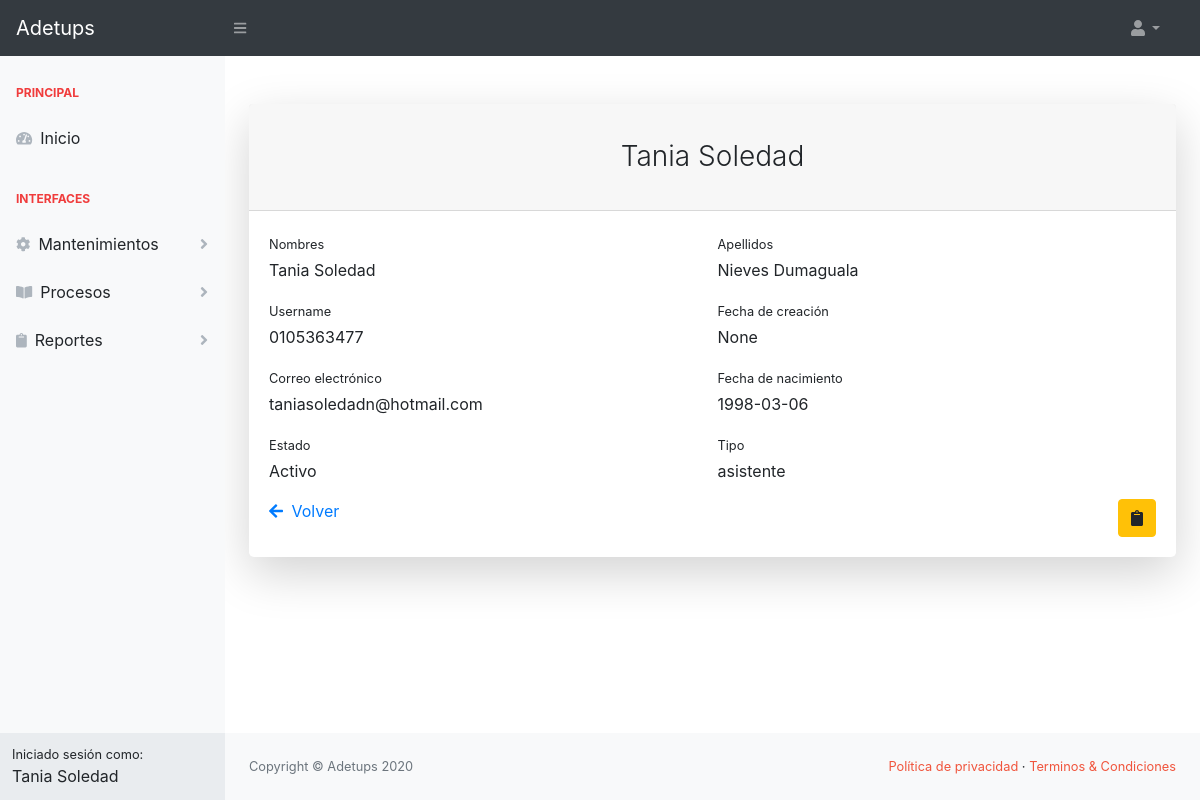
Page /sistema/usuariodetail/7/ (signed in) on the committed database.
### sistema/models.py (models this page shows, shortened)
class Usuario(AbstractBaseUser, PermissionsMixin):
    foto = models.ImageField(upload_to='img_perfil', null=True, blank=True, default='img_perfil/default-avatar.jpg')
    nombres = models.CharField(max_length=50, null=True, blank=True)
    date_joined = models.DateTimeField(default=timezone.now, null=True, blank=True)
    apellidos = models.CharField(max_length=50, null=True, blank=True)
    username = models.CharField(max_length=50, null=True, blank=True, unique=True)
    email = models.EmailField(unique=True, null=True, blank=True)
    fecha_nacimiento = models.DateField(null=True, blank=True)
    is_active = models.BooleanField(default=True, null=True, blank=True)
    is_staff = models.BooleanField(default=False, null=True, blank=True)
    tipo = models.CharField(max_length=20, null=True, blank=True)
    USERNAME_FIELD = 'username'
    objects = PersonalizadoBaseUserManager()

### sistema/views.py (the view)
# urls.py: path('usuariodetail/<int:pk>/', UsuarioDetailView.as_view(), name="usuariodetail"),
class UsuarioDetailView(LoginRequiredMixin, DetailView):
    model = Usuario
    template_name = 'sistema/usuario_detail.html'

### sistema/templates/sistema/usuario_detail.html (shortened to what this page needs)
{% extends 'sistema/index.html' %}
{% block content %}
    <div class="card shadow-lg border-0 rounded-lg mt-5">
        <div class="card-header"><h3 class="text-center font-weight-light my-4">{{ user.nombres|title }}</h3>
        </div>
        <div class="card-body">
            <form>
                <div class="form-row">
                    <div class="col-md-6">
                        <div class="form-group">
                            <label class="small mb-1" for="nombresId">Nombres</label>
                            <p id="nombresId">{{ user.nombres|title }}</p>
                        </div>
                    </div>
                    <div class="col-md-6">
                        <div class="form-group">
                            <label class="small mb-1" for="apellidosId">Apellidos</label>
                            <p id="apellidosId">{{ user.apellidos|title }}</p>
                        </div>
                    </div>
                </div>
                <div class="form-row">
                    <div class="col-md-6">
                        <div class="form-group">
                            <label class="small mb-1" for="usernameId">Username</label>
                            <p id="usernameId">{{ user.username }}</p>
                        </div>
                    </div>
                    <div class="col-md-6">
                        <div class="form-group">
                            <label class="small mb-1" for="date_joinedId">Fecha de creación</label>
                            <p id="date_joinedId">
                                {{ user.date_joined }}
                            </p>
                        </div>
                    </div>
                </div>
                <div class="form-row">
                    <div class="col-md-6">
                        <div class="form-group">
                            <label class="small mb-1" for="emailId">Correo electrónico</label>
                            <p id="emailId">
                                {{ user.email }}
                            </p>
                        </div>
                    </div>
                    <div class="col-md-6">
                        <div class="form-group">
                            <label class="small mb-1" for="fecha_nacimientoId">Fecha de nacimiento</label>
                            <p id="fecha_nacimientoId">{{ user.fecha_nacimiento }}</p>
                        </div>
                    </div>
                </div>
                <div class="form-row">
                    <div class="col-md-6">
                        <div class="form-group">
                            <label class="small mb-1" for="is_activeId">Estado</label>
                            <p id="is_activeId">
                                {% if user.is_active %}
                                    Activo
                                {% else %}
                                    Desactivado
                                {% endif %}
                            </p>
                        </div>
                    </div>
                    <div class="col-md-6">
                        <div class="form-group">
                            <label class="small mb-1" for="tipoId">Tipo</label>
                            <p id="tipoId">{{ user.tipo }}</p>
                        </div>
                    </div>
                </div>
                <div class="row">
                    <div class="col-6">
                        <a href="{% url 'sistema:home' %}">
                            Volver
                        </a>
                    </div>
                    <div class="col-6" align="right">
                        <a class="btn btn-warning" href="{% url 'sistema:home' %}"
                           aria-label="Edit">
                            <i class="fa fa-clipboard" aria-hidden="true"></i>
                        </a>
                    </div>
                </div>
            </form>
        </div>
    </div>
{% endblock %}

### sistema/templates/sistema/base.html (shortened to what this page needs)
{% load static %}
<!DOCTYPE html>
<html lang="en">
<head>
    {% block css %}
        <link href="{% static 'css/styles.css' %}" rel="stylesheet"/>
        <link href="https://cdn.datatables.net/1.10.20/css/dataTables.bootstrap4.min.css" rel="stylesheet"
/>
        <link rel="stylesheet"
              href="https://cdn.jsdelivr.net/npm/bootstrap-select@1.13.14/dist/css/bootstrap-select.min.css">
        <link href="{% static 'css/datepicker.css' %}" rel="stylesheet">
        <link rel="stylesheet" href="https://cdn.datatables.net/buttons/1.6.5/css/buttons.dataTables.min.css">
    {% endblock %}
</head>
<body class="sb-nav-fixed">
<nav class="sb-topnav navbar navbar-expand navbar-dark bg-dark">
    <a class="navbar-brand">Adetups</a>
    <button class="btn btn-link btn-sm order-1 order-lg-0" id="sidebarToggle" href="#"><i class="fas fa-bars"></i>
    </button>
    <ul class="navbar-nav d-none d-md-inline-block form-inline ml-auto mr-0 mr-md-3 my-2 my-md-0">
        <li class="nav-item dropdown">
            <a class="nav-link dropdown-toggle" id="userDropdown" href="#" role="button" data-toggle="dropdown"
               aria-haspopup="true" aria-expanded="false"><i class="fas fa-user fa-fw"></i></a>
        </li>
    </ul>
</nav>
<div id="layoutSidenav">
    <div id="layoutSidenav_nav">
        <nav class="sb-sidenav accordion sb-sidenav-light" id="sidenavAccordion">
            <div class="sb-sidenav-menu">
                <div class="nav">
                    {% block navbar %}
                    {% endblock %}
                </div>
            </div>
            <div class="sb-sidenav-footer">
                <div class="small">Iniciado sesión como:</div>
                {{ request.user.nombres }}
            </div>
        </nav>
    </div>
    <div id="layoutSidenav_content">
        <main>
            <div class="container-fluid">
                {% block content %}
                {% endblock %}
            </div>
        </main>
        <footer class="py-4 bg-light mt-auto">
            <div class="container-fluid">
                <div class="d-flex align-items-center justify-content-between small">
                    <div class="text-muted">Copyright &copy; Adetups 2020</div>
                    <div>
                        <a href="#" class="text-adetups">Política de privacidad</a>
                        &middot;
                        <a href="#" class="text-adetups">Terminos &amp; Condiciones</a>
                    </div>
                </div>
            </div>
        </footer>
    </div>
</div>
</body>
</html>

### rows in the picture
Usuario: user.nombres "Tania Soledad", nombres "Tania Soledad", apellidos "Nieves Dumaguala", username "0105363477", date_joined "None", email "taniasoledadn@hotmail.com", fecha_nacimiento "1998-03-06", tipo "asistente"
